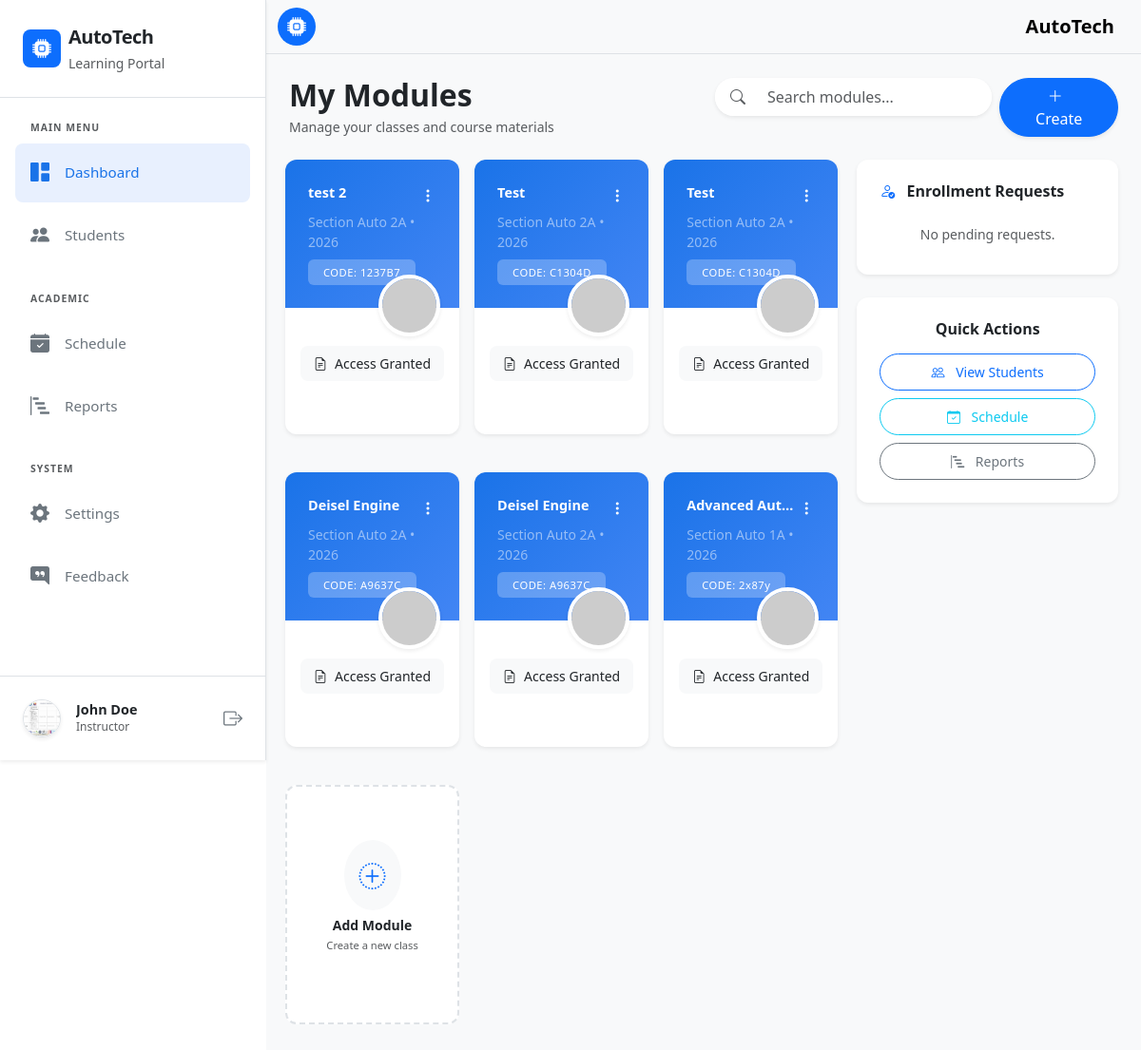
/dashboard.php (signed in), run on the app's committed database.
### tables this page shows
CREATE TABLE `users` (
  `user_id` int(11) NOT NULL,
  `fullname` varchar(255) NOT NULL,
  `email` varchar(255) NOT NULL,
  `password` varchar(255) NOT NULL,
  `role` enum('instructor','student','admin') NOT NULL,
  `course` varchar(100) NOT NULL,
  `year_level` varchar(50) NOT NULL,
  `section` varchar(50) NOT NULL,
  `profile_pic` varchar(100) NOT NULL,
  `created_at` timestamp NOT NULL DEFAULT current_timestamp()
);

CREATE TABLE `system_settings` (
  `id` int(11) NOT NULL AUTO_INCREMENT,
  `system_name` varchar(255) NOT NULL DEFAULT 'AutoTech',
  `system_logo` varchar(255) DEFAULT NULL,
  `updated_at` timestamp NOT NULL DEFAULT current_timestamp() ON UPDATE current_timestamp(),
  PRIMARY KEY (`id`)
);

CREATE TABLE `module` (
  `module_id` int(11) NOT NULL,
  `user_id` int(11) NOT NULL,
  `module_description` varchar(255) NOT NULL,
  `section` varchar(255) NOT NULL,
  `year` varchar(20) NOT NULL,
  `module_code` varchar(50) NOT NULL
);

### dashboard.php (the view, shortened to what the rows shown need)
<?php include 'includes/header.php'; ?>
<div class="d-flex" id="wrapper">
    <?php include 'includes/sidebar.php'; ?>
    <div id="page-content-wrapper" class="w-100">
        <nav class="navbar navbar-expand-lg bg-body-tertiary border-bottom">
            <div class="container-fluid">
                <?php if($system_logo): ?>
                    <img src="uploads/system/<?php echo $system_logo; ?>" width="40" height="40" class="rounded-circle me-2">
                <?php else: ?>
                    <div class="bg-primary rounded-circle d-inline-flex align-items-center justify-content-center me-2" style="width: 40px; height: 40px;">
                        <i class="bi bi-cpu-fill text-white fs-5"></i>
                    </div>
                <?php endif; ?>
                <a class="navbar-brand fw-bold" href="dashboard.php"><?php echo $system_name; ?></a>
            </div>
        </nav>
        <div class="container-fluid p-4" style="background-color: #f8f9fa; min-height: 100vh;">
            <div class="row align-items-center mb-4">
                <div class="col-md-6 mb-3 mb-md-0">
                    <h2 class="fw-bold text-dark mb-1">My Modules</h2>
                </div>
            </div>
            <div class="row g-4">
                <div class="<?php echo ($_SESSION['role'] == 'instructor') ? 'col-lg-8' : 'col-12'; ?>">
                    <div class="row g-4">
                        <?php
                        include 'database/dbconn.php';
                        $userId = $_SESSION['user_id'];
                        $role = $_SESSION['role'];
                        if ($role == 'instructor') {
                            $sql = "SELECT * FROM module WHERE user_id = '$userId'";
                            $sql .= " ORDER BY module_id DESC";
                        }
                        $sql_run = mysqli_query($conn, $sql);
                        if ($sql_run && mysqli_num_rows($sql_run) > 0) {
                            while ($row = mysqli_fetch_assoc($sql_run)) {
                                $moduleId = $row['module_id'];
                                $moduleDescription = $row['module_description'];
                                $section = $row['section'];
                                $year = $row['year'];
                                $moduleCode = isset($row['module_code']) ? $row['module_code'] : 'N/A';
                                $isEnrolled = isset($row['enrollment_status']) && $row['enrollment_status'] == 'accepted';
                                $enrollmentStatus = isset($row['enrollment_status']) ? $row['enrollment_status'] : null;
                                $cardLink = ($role == 'instructor' || $isEnrolled) ? "view-module.php?id=$moduleId" : "#";
                                $onClick = ($role == 'instructor' || $isEnrolled) ? "window.location.href='$cardLink'" : "";
                                ?>
                                <div class='col-6 col-md-6 col-lg-4 col-xl-4 px-2 mb-3'>
                                    <div class='card h-100 border-0 shadow-sm transition-hover overflow-hidden' style='border-radius: 12px;'>
                                        <div class='card-header border-0 p-3 p-md-4' style='background: linear-gradient(135deg, #1a73e8 0%, #4285f4 100%); min-height: 100px;'>
                                            <div class='d-flex justify-content-between align-items-start'>
                                                <a href='<?php echo $cardLink; ?>' class='text-white text-decoration-none d-block text-truncate fw-bold' style='font-size: 0.9rem;'>
                                                    <?php echo $moduleDescription; ?>
                                                </a>
                                                <?php if($role == 'instructor'): ?>
                                                <div class='dropdown'>
                                                    <button class='btn btn-link text-white p-0' data-bs-toggle='dropdown'><i class='bi bi-three-dots-vertical'></i></button>
                                                </div>
                                                <?php endif; ?>
                                            </div>
                                            <small class='text-white-50 d-block mt-1'>Section <?php echo $section; ?> • <?php echo $year; ?></small>
                                            <?php if($role == 'instructor'): ?>
                                                <div class="mt-2">
                                                    <span class="badge bg-white bg-opacity-25 text-white fw-medium py-2 px-3" style="font-size: 0.7rem; letter-spacing: 0.5px;">
                                                        CODE: <?php echo $moduleCode; ?>
                                                    </span>
                                                </div>
                                            <?php endif; ?>
                                        </div>
                                        <div class='card-body position-relative pb-4' onclick="<?php echo $onClick; ?>" style='cursor: <?php echo ($role == 'instructor' || $isEnrolled) ? 'pointer' : 'default'; ?>;'>
                                            <div class='position-absolute' style='top: -35px; right: 20px;'>
                                                <img src='https://ui-avatars.com/api/?name=<?php echo urlencode($moduleDescription); ?>&background=random&color=fff' class='rounded-circle border border-4 border-white shadow-sm' width='65' alt='Avatar'>
                                            </div>
                                            <div class='mt-4'>
                                                <?php if($role == 'student' && !$isEnrolled): ?>
                                                    <?php if($enrollmentStatus == 'pending'): ?>
                                                        <div class="alert alert-warning py-2 mb-0 small rounded-pill text-center border-0">
                                                            <i class="bi bi-clock-history me-2"></i>Waiting for Approval
                                                        </div>
                                                    <?php elseif($enrollmentStatus == 'rejected'): ?>
                                                        <div class="alert alert-danger py-2 mb-0 small rounded-pill text-center border-0">
                                                            <i class="bi bi-x-circle me-2"></i>Enrollment Rejected
                                                        </div>
                                                    <?php endif; ?>
                                                <?php else: ?>
                                                    <div class='bg-light p-2 rounded-3 border-0 mt-2'>
                                                        <p class='small text-dark mb-0 fw-medium text-center'><i class='bi bi-file-earmark-text me-2'></i>Access Granted</p>
                                                    </div>
                                                <?php endif; ?>
                                            </div>
                                        </div>
                                        <?php if($role == 'instructor' || $isEnrolled): ?>
                                        <div class='card-footer bg-transparent border-top-0 d-flex justify-content-end p-3'>
                                        </div>
                                        <?php endif; ?>
                                    </div>
                                </div>
                                <?php
                            }
                        }
                        ?>
                    </div>
                </div>
            </div>
        </div>
    </div>
</div>
<?php include 'includes/footer.php'; ?>

### includes/sidebar.php (shortened to what the rows shown need)
<div class="bg-white border-end shadow-sm sidebar-responsive" id="sidebar-wrapper">
    <div class="position-absolute bottom-0 w-100 p-3 border-top bg-white">
        <div class="d-flex align-items-center p-2 rounded-3">
            <?php
                $u_id = $_SESSION['user_id'];
                include 'database/dbconn.php';
                $u_data = mysqli_fetch_assoc(mysqli_query($conn, "SELECT profile_pic, fullname FROM users WHERE user_id = '$u_id'"));
                if($u_data['profile_pic']): ?>
                <img src="uploads/profile_pics/<?php echo $u_data['profile_pic']; ?>" class="rounded-circle me-3 border shadow-sm" width="40" height="40" style="object-fit: cover;" alt="User">
            <?php else: ?>
                <img src="https://ui-avatars.com/api/?name=<?php echo urlencode($u_data['fullname']); ?>&background=0D6EFD&color=fff" class="rounded-circle me-3" width="40" alt="User">
            <?php endif; ?>
            <div class="overflow-hidden">
                <h6 class="mb-0 text-dark fw-bold text-truncate" style="font-size: 0.9rem;"><?php echo $_SESSION['fullname']; ?></h6>
                <small class="text-muted d-block text-truncate text-capitalize" style="font-size: 0.75rem;">
                </small>
            </div>
            <a href="controller/AuthController.php?logout=1" class="ms-auto text-secondary" title="Logout"><i class="bi bi-box-arrow-right fs-5"></i></a>
        </div>
    </div>
</div>

### data on the page
users: profile_pic (picture)
system_settings: system_name "AutoTech"
module: module_description "test 2", section "Auto 2A", year "2026", module_code "1237B7"
module: module_description "Test", section "Auto 2A", year "2026", module_code "C1304D"
module: module_description "Test", section "Auto 2A", year "2026", module_code "C1304D"
module: module_description "Deisel Engine", section "Auto 2A", year "2026", module_code "A9637C"
module: module_description "Deisel Engine", section "Auto 2A", year "2026", module_code "A9637C"
module: module_description "Advanced Aut…", section "Auto 1A", year "2026", module_code "2x87y"

### other printed values
$_SESSION['fullname'] "John Doe"
$_SESSION['role'] "Instructor"
